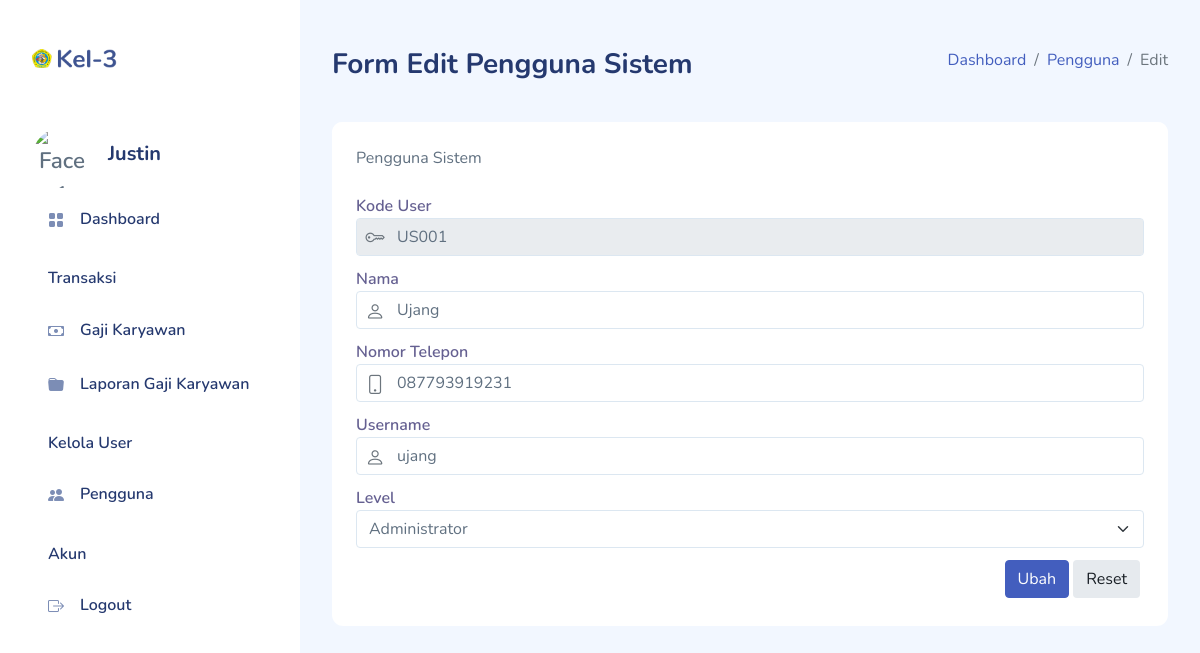
Screenshot of /pages/pengguna-form-edit.php?kode_user=US001 (signed in) with the database file from the repository.
### tables this page shows
CREATE TABLE `user` (
  `kode_user` varchar(8) NOT NULL,
  `nama` varchar(50) NOT NULL,
  `no_telp` varchar(13) NOT NULL,
  `username` varchar(20) NOT NULL,
  `pass` varchar(50) NOT NULL,
  `level` enum('1','2') NOT NULL
);

### pages/functions.php (called while the page is built, shortened)
<?php
function dbConnect()
{
    $db = new mysqli("localhost","root","","kel3-if6_if-6_kepegawaian");
    return $db;
}
    ?>
    <?php
function getDataUser($id)
{
    $db = dbConnect();
    if($db->connect_errno==0)
    {
        $sql = "SELECT * FROM user WHERE kode_user='$id'";
        $res = $db->query($sql);
        if($res)
        {
            if($res->num_rows==1)
            {
                $data = $res->fetch_assoc();
                return $data;
            }
            else
                return FALSE;
        }
        else
            echo "Error ".(DEVELOPMENT?":".$db->error:"");
    }
    else
        header("Location: pengguna.php?error=koneksi");
}
?>

### pages/pengguna-form-edit.php (the view, shortened to what this page needs)
<?php
include_once("functions.php");
include_once("../layout.php");
?>
<div id="main">
    <div class="page-heading">
        <div class="page-title">
            <div class="row">
                <div class="col-12 col-md-6 order-md-1 order-last">
                    <h3>Form Edit Pengguna Sistem</h3>
                </div>
                <div class="col-12 col-md-6 order-md-2 order-first">
                    <nav aria-label="breadcrumb" class="breadcrumb-header float-start float-lg-end">
                        <ol class="breadcrumb">
                            <li class="breadcrumb-item"><a href="dashboard.php">Dashboard</a></li>
                            <li class="breadcrumb-item"><a href="pengguna.php">Pengguna</a></li>
                            <li class="breadcrumb-item active" aria-current="page">Edit</li>
                        </ol>
                    </nav>
                </div>
            </div>
        </div>
    </div>
    <section class="section">
            <div class="card">
                <div class="card-header">
                    Pengguna Sistem
                </div>
                <div class="card-body">
                    <?php
                    $kode_user = $_GET["kode_user"];
                    $datauser = getDataUser($kode_user);
                    ?>
                    <form action="pengguna-update.php" method="post">
                        <div class="row">
                            <div class="col-12">
                                <div class="form-group has-icon-left">
                                    <label for="kode_user">Kode User</label>
                                    <div class="position-relative">
                                        <input type="text" name="kode_user" maxlength="8" value="<?php echo $datauser["kode_user"] ?>" class="form-control" placeholder="Masukan Kode User" id="kode_user" readonly>
                                        <div class="form-control-icon">
                                            <i class="bi bi-key"></i>
                                        </div>
                                    </div>
                                </div>
                                <div class="form-group has-icon-left">
                                    <label for="nama">Nama</label>
                                    <div class="position-relative">
                                        <input type="text" name="nama" maxlength="50" value="<?php echo $datauser["nama"] ?>" class="form-control" placeholder="Masukan Nama" id="nama" autocomplete="off">
                                        <div class="form-control-icon">
                                            <i class="bi bi-person"></i>
                                        </div>
                                    </div>
                                </div>
                                <div class="form-group has-icon-left">
                                    <label for="no_telp">Nomor Telepon</label>
                                    <div class="position-relative">
                                        <input type="text" name="no_telp" maxlength="13" value="<?php echo $datauser["no_telp"] ?>" class="form-control" placeholder="Masukan No.Telp" id="no_telp" autocomplete="off">
                                        <div class="form-control-icon">
                                            <i class="bi bi-phone"></i>
                                        </div>
                                    </div>
                                </div>
                                <div class="form-group has-icon-left">
                                    <label for="username">Username</label>
                                    <div class="position-relative">
                                        <input type="text" name="username" maxlength="20" value="<?php echo $datauser["username"] ?>" class="form-control" placeholder="Masukan Username" id="username" autocomplete="off">
                                        <div class="form-control-icon">
                                            <i class="bi bi-person"></i>
                                        </div>
                                    </div>
                                </div>
                                <div class="form-group">
                                    <label for="basicSelect">Level</label>
                                    <select class="form-select" id="basicSelect" name="level">
                                        <?php
                                            if($datauser["level"] == 1)
                                            {
                                                ?>
                                                    <option value="">Pilih Level</option>
                                                    <option value="1" selected>Direktur</option>
                                                    <option value="2">Administrator</option>
                                                <?php
                                            }
                                            else if($datauser["level"] == 2)
                                            {
                                                ?>
                                                    <option value="2" selected>Administrator</option>
                                                <?php
                                            }
                                            else
                                            {
                                                ?>
                                                    <option value="">Pilih Level</option>
                                                    <option value="1">Direktur</option>
                                                    <option value="2">Administrator</option>
                                                <?php
                                            }
                                        ?>
                                    </select>
                                </div>
                                <div class="col-12 d-flex justify-content-end">
                                    <button type="button" onclick="konfirmasiUbah()" name="btnUpdate" class="btn btn-primary me-1 mb-1">Ubah</button>
                                    <button type="reset" class="btn btn-light-secondary me-1 mb-1">Reset</button>
                                </div>
                            </div>
                        </div>
                    </form>
                </div>
            </div>
        </section>
</div>

### assets/css/app.css (style rules this page uses)
.btn.btn-light-secondary { background-color:#e6eaee;color:#181e24 }
.btn.btn-danger,.btn.btn-info,.btn.btn-primary,.btn.btn-secondary,.btn.btn-success,.btn.btn-warning { color:#fff }
.card { border:none;margin-bottom:2.2rem }
.card .card-header { border:none }
.card .card-header~.card-body { padding-top:0 }
.card .card-body { padding:1.5rem }
.form-group { margin-bottom:.7rem }
.form-group label { color:rgba(35,28,99,.7);font-weight:600 }
.form-group[class*=has-icon-].has-icon-left .form-control { padding-left:2.5rem }
.form-group[class*=has-icon-].has-icon-left .form-control-icon { left:0 }
.form-group[class*=has-icon-] .form-control-icon { padding:0 .6rem;position:absolute;top:50%;transform:translateY(-50%) }
.form-group[class*=has-icon-] .form-control-icon i,.form-group[class*=has-icon-] .form-control-icon svg { color:#6c757d;font-size:1.2rem;width:1.2rem }
.form-group[class*=has-icon-] .form-control-icon i:before,.form-group[class*=has-icon-] .form-control-icon svg:before { vertical-align:sub }
.bi { height:1rem;width:1rem }
#main { margin-left:300px;padding:2rem }
.page-heading { margin:0 0 2rem }
.page-heading h3 { font-weight:700 }
a { text-decoration:none }

### rows the page displays
user: kode_user "US001", nama "Ujang", no_telp "087793919231", username "ujang", level "Administrator"

### other values shown
$_SESSION["nama"] "Justin"
